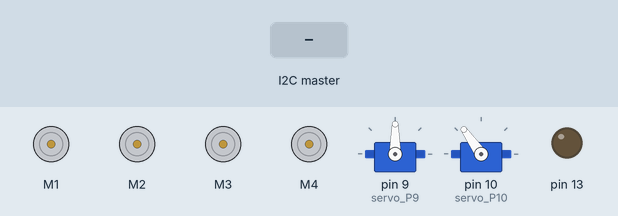
Recording of a sketch running on a simulated Arduino Uno, built with avr-gcc and run on an emulated ATmega328P. On the bench: 4 × DC motor (green arrow = forward, orange = backward, longer = faster), 2 × servo, output pins drawn as LEDs (lit = HIGH). Inputs (shaded band) come from the test bench. What the sketch prints to the serial monitor is not drawn.

Above: at 1.2 s.
1.3 s: the I2C master sends "H"
At 1.9 s:
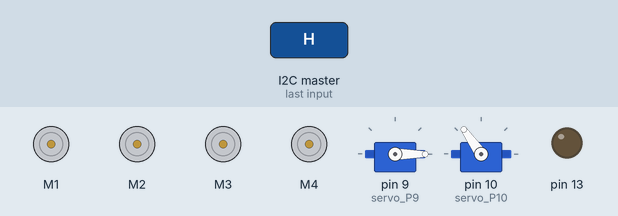
2.9 s: the I2C master sends "L"
4.4 s: the I2C master sends "F"
Timing chart, 0 to 7.4 s (numbered marks = the images above; inputs shaded):
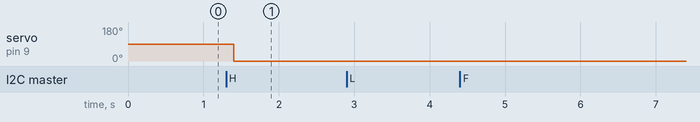

Measured:
- after the input at 1.3 s, servo on pin 9 (servo_P9): 90° → 0° after 0.10 s
- after the input at 2.9 s, every drawn part: stays the same
- after the input at 4.4 s, every drawn part: stays the same

The sketch:

esp32cam_arduinoCar_onArduino.ino
```cpp
/*
檔案名：esp32cam_arduinoCar_onArduino
更新時間：2024/05/20
功能簡介：
  目的：建立一個esp32 cam 的 I2C 主機, 並且傳訊息給地址0x39的從機, 預設從機為arduino uno, 傳輸訊息為以下步驟：
      1. esp32 cam 傳輸 " key value "  給 0x39位置的arduino uno
      2. arduino uno 接收指令, 並且逐個byte印製資料, 印製到 \n 位元資料時進行換行, 並且判斷車子四個直流馬達, 兩個伺服馬達的動態

  接線：esp32 cam             arduino
      pin 12 (sda)    ->      pin A4 (sda)
      pin 13 (scl)    ->      pin A5 (scl)
      pin GND         ->      pin GND

      L296D
      M1 M2 -> Right
      M3 M4 -> Left

      pin9  -> Servo 9
      pin10 -> Servo 10

      其餘接電自行處理, 記得確保系統工作在5V

  備註：(1~7是給有需要燒錄或修改程式碼的開發者看的, 一般使用者直接從第8項開始看)
    1. 這個程式碼要上傳到arduino, 並且搭配檔案esp32cam_arduinoCar_onESP32cam, 將其燒錄到esp32 cam上
    2. 共地線不是必需的, 但有它信號會比較穩
    3. 燒錄esp32 cam的時候別插著其他線, 容易因為分壓導致燒錄失敗, 建議空載情況下燒錄, 並且使用5V pin和對角線上的GND pin為燒錄供電
    4. 這個程式碼最好不要給其他的esp32 系列使用, 有必要請查閱esp32 I2C說明
    5. 經過測試, esp32 cam 只適合做為主機使用, 不適合當作從機, 死了這條心吧, bug劇多
    6. 傳輸訊號時要注意byte的形式為0xFF等十六進位的ascll code形式, 需要自行處理整數跟字元的接收形式
    7. 從機端需要同時擁有 receiveEvent requestEvent 來應對收發狀況, 不然一定是亂碼
    8. wifi 遙控器 ID：ESPcar PASSWRAD：12345678, 聯wifi的時候要關掉你的行動數據, 並且在聯上之後打開瀏覽器, 搜尋192.168.4.1, 擺橫
    9. 前後左右鍵持續按才會有反應, 放開就停車
    10. 拉桿控制伺服馬達角度, 預設只有第一根和第二根會控pin9 pin10的伺服馬達, 拉桿放開後伺服馬達會轉到指定角度
    11. 如果你接上電源後發現無法操作, 試試看拔掉 pin A4 (sda) pin A5 (scl) 再重插
    12. 永遠確保你的電源供應系統分成給馬達和給arduino esp32cam, 不然容易掛掉
    13. 手機擺橫後記得鎖轉向

    新增檔案esp32cam_arduinoCar_onESP32cam_cameraVer 改成使用這個檔案時, 遙控器變成直式排版, 並且新增鏡頭
*/
#include <Wire.h>
#include <Arduino.h>
#include <AFMotor.h>
#include <Servo.h>

AF_DCMotor motor_M1(1, MOTOR12_8KHZ); //接腳座及頻率
AF_DCMotor motor_M2(2, MOTOR12_8KHZ); //接腳座及頻率
AF_DCMotor motor_M3(3, MOTOR12_8KHZ); //接腳座及頻率
AF_DCMotor motor_M4(4, MOTOR12_8KHZ); //接腳座及頻率

Servo servo_P9;
Servo servo_P10;

#define boudrate 9600

#define UP    1
#define DOWN  2
#define LEFT  3
#define RIGHT 4
#define shoot 5
#define STOP  0

#define left_front_foot 0
#define left_hind_foot 1
#define right_front_foot 2
#define right_hind_foot 3
#define head 4

int servo_num = 0;
int move_num = 0;
int inputValue = 125 ;

void setup() {
  Wire.begin(0x39);
  Wire.onReceive(receiveEvent); //從機收訊動作
  Wire.onRequest(requestEvent); //從機發訊動作
  Serial.begin(9600);
  motor_M1.setSpeed(255);     //可調轉速約150~到255
  motor_M2.setSpeed(255);     //可調轉速約150~到255
  motor_M3.setSpeed(255);     //可調轉速約150~到255
  motor_M4.setSpeed(255);     //可調轉速約150~到255
  servo_P9.attach(9);         // 設定要將伺服馬達接到哪一個PIN腳
  servo_P10.attach(10);       // 設定要將伺服馬達接到哪一個PIN腳
  pinMode(13, OUTPUT);
}

void loop() {
  switch (move_num) {
    case UP:
      Serial.print("move_num Got value as ");
      Serial.println(UP);
      motor_M1.run(FORWARD);
      motor_M2.run(FORWARD);
      motor_M3.run(FORWARD);
      motor_M4.run(FORWARD);
      break;
    case DOWN:
      Serial.print("move_num Got value as ");
      Serial.println(DOWN);
      motor_M1.run(BACKWARD);
      motor_M2.run(BACKWARD);
      motor_M3.run(BACKWARD);
      motor_M4.run(BACKWARD);
      break;
    case LEFT:
      Serial.print("move_num Got value as ");
      Serial.println(LEFT);
      motor_M1.run(FORWARD);
      motor_M2.run(FORWARD);
      motor_M3.run(BACKWARD);
      motor_M4.run(BACKWARD);
      break;
    case RIGHT:
      Serial.print("move_num Got value as ");
      Serial.println(RIGHT);
      motor_M1.run(BACKWARD);
      motor_M2.run(BACKWARD);
      motor_M3.run(FORWARD);
      motor_M4.run(FORWARD);
      break;
    case shoot:
      Serial.print("move_num Got value as ");
      Serial.println(shoot);
      digitalWrite(13, 1);
      break;
    case STOP:
      motor_M1.run(RELEASE);
      motor_M2.run(RELEASE);
      motor_M3.run(RELEASE);
      motor_M4.run(RELEASE);
      digitalWrite(13, 0);
      break;
    default:
      break;
  }
  switch (servo_num) {
    case left_front_foot:
      Serial.print("left_front_foot Got value as ");
      Serial.println(inputValue);
      servo_P10.write(inputValue);
      servo_num = 99;
      inputValue = 125 ;
      break;
    case left_hind_foot:
      Serial.print("left_hind_foot Got value as ");
      Serial.println(inputValue);
      servo_num = 99;
      inputValue = 125 ;
      break;
    case right_front_foot:
      Serial.print("right_front_foot Got value as ");
      Serial.println(inputValue);
      servo_num = 99;
      inputValue = 125 ;
      break;
    case right_hind_foot:
      Serial.print("right_hind_foot Got value as ");
      Serial.println(inputValue);
      servo_num = 99;
      inputValue = 125 ;
      break;
    case head:
      Serial.print("head Got value as");
      Serial.println(inputValue);
      servo_P9.write(inputValue);
      servo_num = 99;
      inputValue = 125 ;
      break;
    default:
      break;
  }
  delay(200);
}

void receiveEvent() {
  char cmd_1 = Wire.read();
  char cmd_2 = Wire.read();
  Serial.print(cmd_1);
  Serial.print(cmd_2);
  while (Wire.available()>2) {
    char c = Wire.read();
    Serial.print(c);
  }
  int data = Wire.read() | (Wire.read() << 8);
  Serial.print(" data: ");
  Serial.println(data);

  if(cmd_1 == 'L'){
    if(cmd_2 == 'F') chang(servo_num, left_front_foot, inputValue, data);
    else if(cmd_2 == 'H') chang(servo_num, left_hind_foot, inputValue, data);
  }
  else if(cmd_1 == 'R'){
    if(cmd_2 == 'F') chang(servo_num, right_front_foot, inputValue, data);
    else if(cmd_2 == 'H') chang(servo_num, right_hind_foot, inputValue, data);
  }
  else if(cmd_1 == 'H'){
    chang(servo_num, head, inputValue, data);
  }

  if(cmd_1 == 'M'){
    chang_once(move_num, data);
  }
}

void requestEvent() {
  int data = 216; //test data
  Wire.write("hi");
  Wire.write(highByte(data));
  Wire.write(lowByte(data));
}

void chang(int &x, int value_1, int &y, int value_2){ //會單獨寫出來是因為I2C打斷機制的問題
  x = value_1;
  y = value_2;
}

void chang_once(int &x, int value_1){
  x = value_1;
}
```
